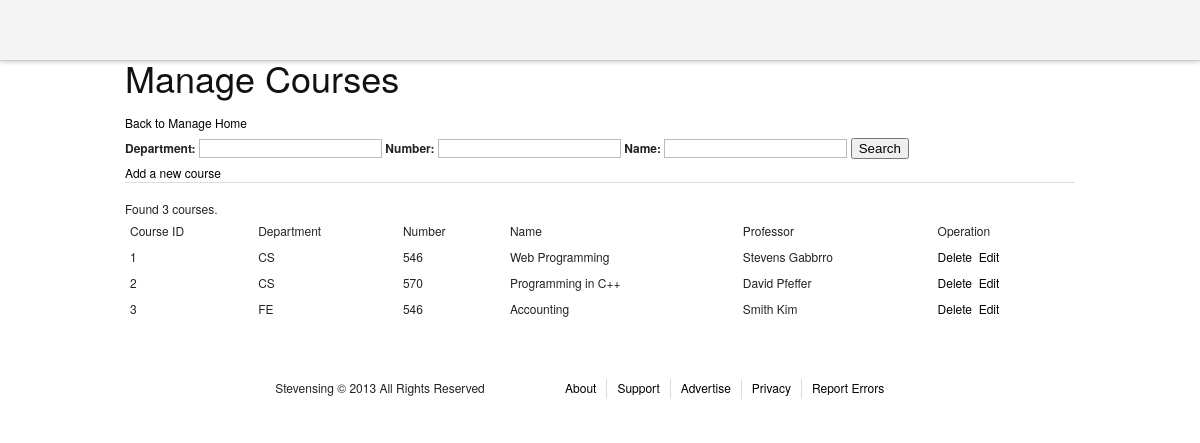
Screenshot of /admin/managecourses.php with the database file from the repository.
### tables this page shows
CREATE TABLE IF NOT EXISTS `courses` (
  `course_id` int(11) NOT NULL AUTO_INCREMENT,
  `department` varchar(3) NOT NULL,
  `number` smallint(6) NOT NULL,
  `name` varchar(100) NOT NULL,
  `description` varchar(6000) DEFAULT NULL,
  `professor` varchar(100) DEFAULT NULL,
  PRIMARY KEY (`course_id`)
);

### admin/managecourses.php (the view, shortened to what this page needs)
<?php
include "header.php";
include "../mysqli_connection.php";
?>
<div>
<h1>Manage Courses</h1>
<a href = "adminhome.php">Back to Manage Home</a>
</div>
<div>
<form action = "#" method = "GET">
<label for = "department">Department: </label><input type = "text" name = "department" value = "<?php echo isset($_GET['department'])?$_GET['department']:"";?>" />
<label for = "number">Number: </label><input type = "text" name = "number"  value = "<?php echo isset($_GET['number'])?$_GET['number']:"";?>" />
<label for = "name">Name: </label><input type = "text" name = "name"  value = "<?php echo isset($_GET['name'])?$_GET['name']:"";?>" />
<input type = "submit" value = "Search" />
</form>
</div>
<div>
<a href="editcourse.php">Add a new course</a>
</div>
<hr />
<div>
<table>
<thead >
<td>Course ID</td><td>Department</td><td>Number</td><td>Name</td><td>Professor</td><td>Operation</td>
</thead>
<tbody>
<?php
$filter = "true";
$perNumber = 25;
if(isset($_GET['page']))$page = $_GET['page'];
else $page=1;
$count = $mysqli->query("select count(*) from Courses WHERE " . $filter . ";");
$rs = mysqli_fetch_array($count);
$totalNumber = $rs[0];
if ($totalNumber == 0){
        echo "<div><font color='red'>No result!</font></div>";
}
else{
        echo "<div>Found " . $totalNumber. " courses.</div>";
}
$startCount = ($page - 1) * $perNumber;
$result = $mysqli->query("select * from Courses WHERE (" . $filter .") LIMIT $startCount, $perNumber");
if ($result){
        while ($row = mysqli_fetch_array($result)){
?>
<tr>
<td><?php echo $row["course_id"];?></td>
<td><?php echo $row["department"];?></td>
<td><?php echo $row["number"];?></td>
<td><?php echo $row["name"];?></td>
<td><?php echo $row["professor"];?></td>
<td><a href="javascript:" onclick = "show_delete_yes(this,<?php echo $row['course_id'];?>);" >Delete</a>&nbsp&nbsp<a href="editcourse.php?id=<?php echo $row['course_id'];?>">Edit</a></td>
</tr>
</tbody>
<?php
        }
 }
?>
</table>
</div>
<?php
include "footer.php";

### stylesheets/screen.css (style rules this page uses)
html { margin:0;padding:0;border:0; }
body, div, span, object, iframe, h1, h2, h3, h4, h5, h6, p, blockquote, pre, a, abbr, acronym, address, code, del, dfn, em, img, q, dl, dt, dd, ol, ul, li, fieldset, form, label, legend, table, caption, tbody, tfoot, thead, tr, th, td, article, aside, dialog, figure, footer, header, hgroup, nav, section { margin:0;padding:0;border:0;font-size:100%;font:inherit;vertical-align:baseline; }
body { line-height:1.5;background:white; }
table { border-collapse:separate;border-spacing:0; }
caption, th, td { text-align:left;font-weight:normal;float:none !important; }
table, th, td { vertical-align:middle; }
html { font-size:100.01%; }
body { font-size:75%;color:#222;background:#fff;font-family:"Helvetica Neue", Arial, Helvetica, sans-serif; }
h1, h2, h3, h4, h5, h6 { font-weight:normal;color:#111; }
h1 { font-size:3em;line-height:1;margin-bottom:0.5em; }
a { color:#06c;text-decoration:underline; }
table { margin-bottom:1.4em;width:100%; }
th, td, caption { padding:4px 10px 4px 5px; }
label { font-weight:bold; }
input[type=text], input[type=password], input[type=url], input[type=email], input.text, input.title, textarea { background-color:#fff;border:1px solid #bbb;color:#000; }
input[type=text], input[type=password], input[type=url], input[type=email], input.text, input.title, textarea, select { margin:0.5em 0; }
hr { background:#ddd;color:#ddd;clear:both;float:none;width:100%;height:1px;margin:0 0 17px;border:none; }

### stylesheets/common.css (style rules this page uses)
body { font-family: 'Helvetica Neue', Helvetica, Arial, 'lucida grande',tahoma,verdana,arial,sans-serif; }
a, a:hover, a:visited, a:link { color: #000; text-decoration: none; }

### rows the page displays
courses: course_id "1", department "CS", number "546", name "Web Programming", professor "Stevens Gabbrro"
courses: course_id "2", department "CS", number "570", name "Programming in C++", professor "David Pfeffer"
courses: course_id "3", department "FE", number "546", name "Accounting", professor "Smith Kim"

### other values shown
$totalNumber "3"
